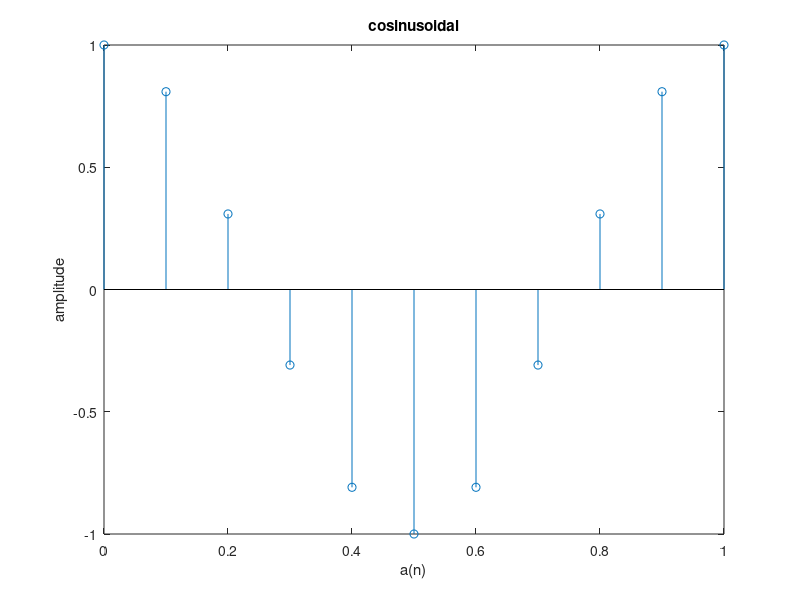

Recreate this plot in MATLAB.
%Program for Discrete time cosine signal
t = 0: 0.1: pi/3;
y = cos(2*pi*t);
stem(t,y);
xlabel('a(n)'); 
ylabel('amplitude');
title('cosinusoidal');